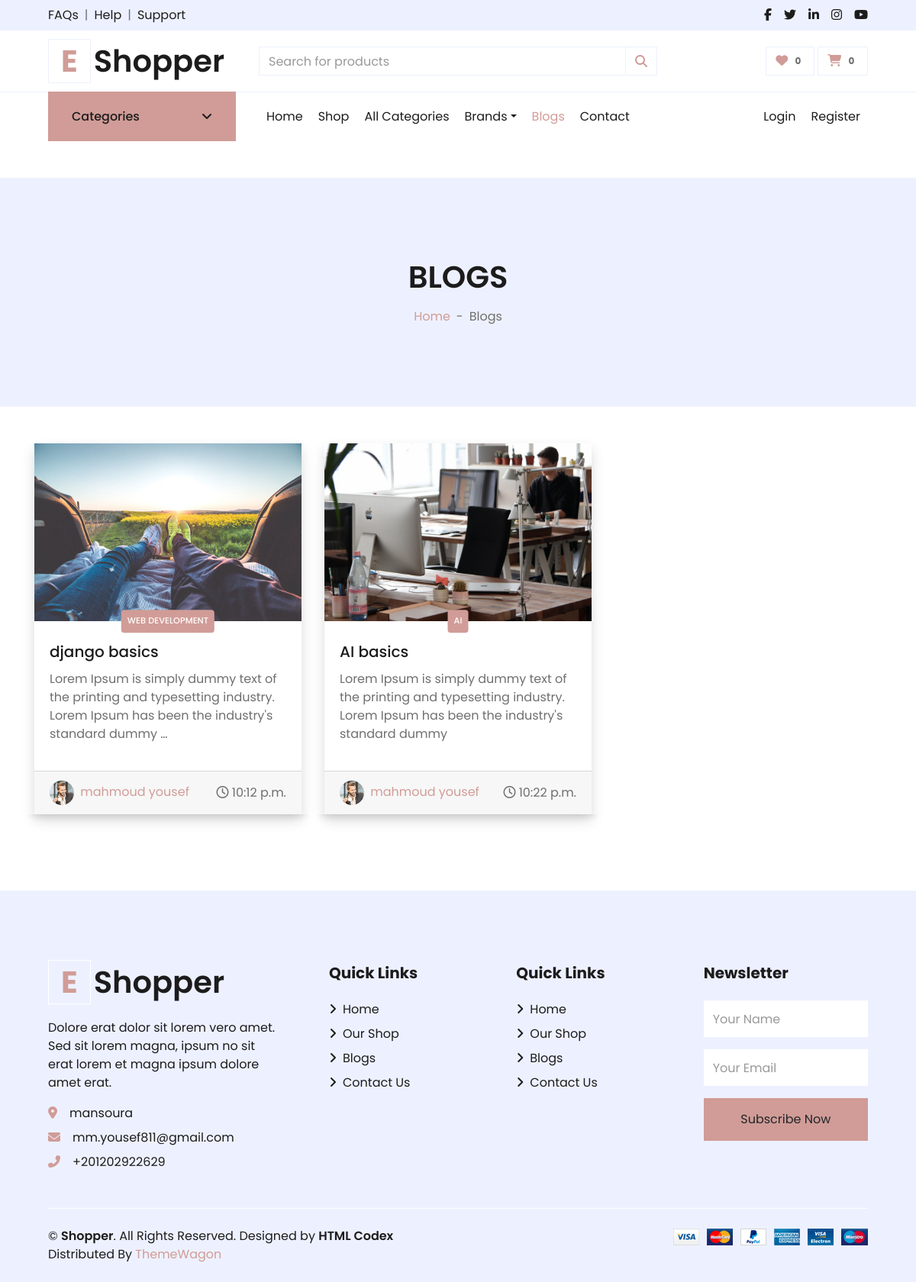
Screenshot of /blog/ with the database file from the repository.
### settings/models.py (models this page shows, shortened)
class Settings(models.Model):
    site_name = models.CharField( max_length=50)
    logo = models.ImageField( upload_to='setting/')
    phone = models.CharField( max_length=30)
    email = models.EmailField( max_length=254)
    description = models.TextField(max_length=1000)
    fb_link = models.URLField( max_length=200)
    twitter_link = models.URLField( max_length=200)
    instagram_link = models.URLField( max_length=200)
    address = models.CharField( max_length=50)
    get_in_touch = models.TextField(max_length=1000)

class Post(models.Model):
    auther = models.ForeignKey(User, related_name="post_auther",verbose_name=_('auther'), on_delete=models.CASCADE)
    title = models.CharField(max_length=100,verbose_name=_('title'))
    tags = TaggableManager(_("tags"))
    image = models.ImageField(_("image"),upload_to='post/')
    created_at = models.TimeField( _("created_at"),default=timezone.now)
    description = models.TextField(_("description"),max_length=100000)
    category = models.ForeignKey('Category',related_name='post_category',verbose_name=_('category'),on_delete=models.CASCADE)
    slug = models.SlugField(_("url"),null=True,blank=True)
    views = models.PositiveIntegerField(default=0)
    def __str__(self):
        return self.title

class Category(models.Model):
    name = models.CharField(max_length=60)
    class Meta:
        verbose_name = "Post Category"
    def __str__(self):
        return self.name

### accounts/models.py (models this page shows, shortened)
class User(AbstractBaseUser):
    first_name      = models.CharField(max_length=50)
    last_name       = models.CharField(max_length=50)
    username        = models.CharField(max_length=50, unique=True)
    email           = models.EmailField(max_length=100, unique=True)
    phone_number    = models.CharField(max_length=50)
    date_joined     = models.DateTimeField(auto_now_add=True)
    last_login      = models.DateTimeField(auto_now_add=True)
    is_admin        = models.BooleanField(default=False)
    is_staff        = models.BooleanField(default=False)
    is_active        = models.BooleanField(default=False)
    is_superadmin        = models.BooleanField(default=False)
    USERNAME_FIELD = 'email'
    REQUIRED_FIELDS = ['username', 'first_name', 'last_name']
    objects = MyAccountManager()
    def full_name(self):
        return f'{self.first_name} {self.last_name}'

class Profile(models.Model):
    user = models.OneToOneField(User,on_delete=models.CASCADE)
    address = models.CharField(max_length=50,blank=True , null=True)
    image = models.ImageField(upload_to='users_images/',blank=True , null=True)
    about = models.TextField(max_length=4000 , blank=True , null=True)
    country = models.CharField(max_length=50 ,blank=True, null=True)
    company = models.CharField(max_length=100 ,blank=True, null=True)
    address_line_1 = models.CharField( max_length=50 , blank=True , null=True)
    address_line_2 = models.CharField( max_length=50 , blank=True , null=True)
    headline = models.CharField(max_length=50 , blank=True, null=True)
    city = models.CharField(max_length=50 ,blank=True, null=True)

### settings/views.py (the view)
# urls.py: 2. Add a URL to urlpatterns:  path('blog/', include('blog.urls'))
def blog(request):
    post = Post.objects.all()
    paginator = Paginator(post,6)
    page = request.GET.get('page')
    paged_posts = paginator.get_page(page)
    context = {
        'post':paged_posts
    }
    return render(request , 'blog_list.html' , context)

### settings/templates/blog_list.html (shortened to what this page needs)
{% extends "base.html" %}
{% load static %}
{% block body %}
<div class="container-fluid bg-secondary mb-5">
    <div class="d-flex flex-column align-items-center justify-content-center" style="min-height: 300px">
        <h1 class="font-weight-semi-bold text-uppercase mb-3">Blogs</h1>
        <div class="d-inline-flex">
            <p class="m-0"><a href="/">Home</a></p>
            <p class="m-0 px-2">-</p>
            <p class="m-0">Blogs</p>
        </div>
    </div>
</div>
    <div class="blog" id="blog">
        <div class="container my-5">
            <div class="row row-cols-1 row-cols-md-3 g-4">
                {% for post in post %}
                <div class="col-lg-4 col-md-6 col-sm-12 card-style">
                    <div class="card border-0 shadow h-100">
                        <img src="{{post.image.url}}" class="card-img-top" alt="...">
                        <div class="card-body position-relative">
                            <h5 class="card-title pt-2">{{post}}</h5>
                            <p class="card-text">{{post.description|truncatewords:20}}</p>
                            <div class="bg-primary position-absolute top-0 start-50 translate-middle cat-style   rounded">
                                <h6 class="p-2 h6-style">{{post.category}}</h6>
                            </div>
                        </div>
                        <div class="card-footer d-flex flex-row justify-content-between align-items-center">
                            <div class="img-profile">
                                <img src="{{post.auther.profile.image.url}}" class="avatar rounded-circle" alt="">
                                <a href="#"><span>{{post.auther.full_name}}</span></a>
                            </div>
                            <span class="text-body-secondary"><i class="fa-regular fa-clock"></i> {{post.created_at}}</span>
                        </div>
                    </div>
                </div>
                {% endfor %}
            </div>
        </div>
        <div class="col-12 pb-1">
                </div>
    </div>
{% endblock body %}

### templates/base.html (shortened to what this page needs)
{% load static %}
<!DOCTYPE HTML>
<html lang="en">
<head>
    <link href="https://cdnjs.cloudflare.com/ajax/libs/font-awesome/5.10.0/css/all.min.css" rel="stylesheet">
    <link href="{% static 'lib/owlcarousel/assets/owl.carousel.min.css'%}" rel="stylesheet">
    <link href="{% static 'css/all.min.css'%}" rel="stylesheet">
    <link href="{% static 'css/style.css'%}" rel="stylesheet">
    <link href="{% static 'css/custom.css'%}" rel="stylesheet">
</head>
<body>
    <div class="container-fluid">
        <div class="row bg-secondary py-2 px-xl-5">
            <div class="col-lg-6 d-none d-lg-block">
                <div class="d-inline-flex align-items-center">
                    <a class="text-dark" href="{% url 'contact'%}">FAQs</a>
                    <span class="text-muted px-2">|</span>
                    <a class="text-dark" href="{% url 'contact'%}">Help</a>
                    <span class="text-muted px-2">|</span>
                    <a class="text-dark" href="{% url 'contact'%}">Support</a>
                </div>
            </div>
            <div class="col-lg-6 text-center text-lg-right">
                <div class="d-inline-flex align-items-center">
                    <a class="text-dark px-2" href="{{about_site.fb_link}}">
                        <i class="fab fa-facebook-f"></i>
                    </a>
                    <a class="text-dark px-2" href="{{about_site.twitter_link}}">
                        <i class="fab fa-twitter"></i>
                    </a>
                    <a class="text-dark px-2" href="">
                        <i class="fab fa-linkedin-in"></i>
                    </a>
                    <a class="text-dark px-2" href="{{about_site.instagram_link}}">
                        <i class="fab fa-instagram"></i>
                    </a>
                    <a class="text-dark pl-2" href="">
                        <i class="fab fa-youtube"></i>
                    </a>
                </div>
            </div>
        </div>
        <div class="row align-items-center py-3 px-xl-5">
            <div class="col-lg-3 d-none d-lg-block">
                <a href="/" class="text-decoration-none">
                    <h1 class="m-0 display-5 font-weight-semi-bold"><span
                            class="text-primary font-weight-bold border px-3 mr-1">E</span>{{about_site.site_name}}</h1>
                </a>
            </div>
            <div class="col-lg-6 col-6 position-relative text-left">
                <form id="searchForm" autocomplete="off" action="">
                    <div class="input-group">
                        <input type="text" id="searchInput" class="form-control" placeholder="Search for products">
                        <div class="input-group-append">
                            <span class="input-group-text bg-transparent text-primary">
                                <i class="fa fa-search"></i>
                            </span>
                        </div>
                    </div>
                </form>
            </div>
            <div class="col-lg-3 col-6 text-right">
                <a href="{% url 'favourite'%}" class="btn border">
                    <i class="fas fa-heart text-primary"></i>
                    <span class="badge">{{product_count}}</span>
                </a>
                <a href="{% url 'cart'%}" class="btn border">
                    <i class="fas fa-shopping-cart text-primary"></i>
                    <span class="badge">{{cart_counter}}</span>
                </a>
            </div>
        </div>
    </div>
    <div class="container-fluid mb-5">
        <div class="row border-top px-xl-5">
            <div class="col-lg-3 d-none d-lg-block">
                <a class="btn shadow-none d-flex align-items-center justify-content-between bg-primary text-white w-100"
                    data-toggle="collapse" href="#navbar-vertical"
                    style="height: 65px; margin-top: -1px; padding: 0 30px;">
                    <h6 class="m-0">Categories</h6>
                    <i class="fa fa-angle-down text-dark"></i>
                </a>
            </div>
            <div class="col-lg-9">
                <nav class="navbar navbar-expand-lg bg-light navbar-light py-3 py-lg-0 px-0">
                    <div class="collapse navbar-collapse justify-content-between" id="navbarCollapse">
                        <div class="navbar-nav mr-auto py-0">
                            <a href="/" class="nav-item nav-link {% if request.path == '/' %}active{% endif %}">Home</a>
                            <a href="{% url 'product_list' %}"
                                class="nav-item nav-link {% if request.path == '/products/' %}active{% endif %} ">Shop</a>
                            <a href="{% url 'categories'%}"
                                class="nav-item nav-link {% if request.path == '/products/categories/' %}active{% endif %}">All
                                Categories</a>
                            <div class="nav-item dropdown">
                                <a href="#" class="nav-link dropdown-toggle " data-toggle="dropdown">Brands</a>
                            </div>
                            <a href="{% url 'blog'%}"
                                class="nav-item nav-link  {% if request.path == '/blog/' %}active{% endif %}">Blogs</a>
                            <a href="{% url 'contact'%}"
                                class="nav-item nav-link  {% if request.path == '/contact/' %}active{% endif %}">Contact</a>
                        </div>
                        {% if user.is_authenticated %}
                        <div class="navbar-nav ml-auto py-0">
                            <a href="{% url 'profile'%}" class="nav-item nav-link">Profile</a>
                            <a href="{% url 'logout' %}" class="nav-item nav-link">Logout</a>
                        </div>
                        {% else %}
                        <div class="navbar-nav ml-auto py-0">
                            <a href="{% url 'login' %}" class="nav-item nav-link">Login</a>
                            <a href="{% url 'register' %}" class="nav-item nav-link">Register</a>
                        </div>
                        {% endif %}
                    </div>
                </nav>
            </div>
        </div>
    </div>
    {% block body %}
    {% endblock body %}
    <div class="container-fluid bg-secondary text-dark mt-5 pt-5">
        <div class="row px-xl-5 pt-5">
            <div class="col-lg-4 col-md-12 mb-5 pr-3 pr-xl-5">
                <a href="/" class="text-decoration-none">
                    <h1 class="mb-4 display-5 font-weight-semi-bold"><span
                            class="text-primary font-weight-bold border border-white px-3 mr-1">E</span>{{about_site.site_name}}
                    </h1>
                </a>
                <p>{{about_site.description}}</p>
                <p class="mb-2"><i class="fa fa-map-marker-alt text-primary mr-3"></i>{{about_site.address}}</p>
                <p class="mb-2"><i class="fa fa-envelope text-primary mr-3"></i>{{about_site.email}}</p>
                <p class="mb-0"><i class="fa fa-phone-alt text-primary mr-3"></i>{{about_site.phone}}</p>
            </div>
            <div class="col-lg-8 col-md-12">
                <div class="row">
                    <div class="col-md-4 mb-5">
                        <h5 class="font-weight-bold text-dark mb-4">Quick Links</h5>
                        <div class="d-flex flex-column justify-content-start">
                            <a class="text-dark mb-2" href="/"><i class="fa fa-angle-right mr-2"></i>Home</a>
                            <a class="text-dark mb-2" href="{% url 'product_list'%}"><i
                                    class="fa fa-angle-right mr-2"></i>Our
                                Shop</a>
                            <a class="text-dark mb-2" href="{% url 'blog'%}"><i class="fa fa-angle-right mr-2"></i>Blogs
                            </a>
                            <a class="text-dark" href="{% url 'contact'%}"><i class="fa fa-angle-right mr-2"></i>Contact
                                Us</a>
                        </div>
                    </div>
                    <div class="col-md-4 mb-5">
                        <h5 class="font-weight-bold text-dark mb-4">Quick Links</h5>
                        <div class="d-flex flex-column justify-content-start">
                            <a class="text-dark mb-2" href="/"><i class="fa fa-angle-right mr-2"></i>Home</a>
                            <a class="text-dark mb-2" href="{% url 'product_list'%}"><i
                                    class="fa fa-angle-right mr-2"></i>Our
                                Shop</a>
                            <a class="text-dark mb-2" href="{% url 'blog'%}"><i class="fa fa-angle-right mr-2"></i>Blogs
                            </a>
                            <a class="text-dark" href="{% url 'contact'%}"><i class="fa fa-angle-right mr-2"></i>Contact
                                Us</a>
                        </div>
                    </div>
                    <div id="main_form_div" class="col-md-4 mb-5">
                        <h5 class="font-weight-bold text-dark mb-4">Newsletter</h5>
                        <form id="newsletter_form" method="POST" action="{% url 'newsletter_footer'%}">
                            <div class="form-group">
                                <input type="text" class="form-control border-0 py-4" name="name"
                                    placeholder="Your Name" required="required" />
                            </div>
                            <div class="form-group">
                                <input type="email" class="form-control border-0 py-4" name="email"
                                    placeholder="Your Email" required="required" />
                            </div>
                            <div>
                                <button class="btn btn-primary btn-block border-0 py-3" type="submit">Subscribe
                                    Now</button>
                            </div>
                        </form>
                    </div>
                </div>
            </div>
        </div>
        <div class="row border-top border-light mx-xl-5 py-4">
            <div class="col-md-6 px-xl-0">
                <p class="mb-md-0 text-center text-md-left text-dark">
                    &copy; <a class="text-dark font-weight-semi-bold" href="/">{{about_site.site_name}}</a>. All Rights
                    Reserved.
                    Designed
                    by
                    <a class="text-dark font-weight-semi-bold" href="https://htmlcodex.com">HTML Codex</a><br>
                    Distributed By <a href="https://themewagon.com" target="_blank">ThemeWagon</a>
                </p>
            </div>
            <div class="col-md-6 px-xl-0 text-center text-md-right">
                <img class="img-fluid" src="{% static 'img/payments.png'%}" alt="">
            </div>
        </div>
    </div>
</body>
</html>

### rows the page displays
Settings: site_name "Shopper", description "Dolore erat dolor sit lorem vero amet. Sed sit lorem magna, ipsum no sit erat lorem et magna ipsum dolore amet erat.", address "mansoura", email "mm.yousef811@gmail.com", phone "+201202922629"
Post: image (picture), title "django basics", description "Lorem Ipsum is simply dummy text of the printing and typesetting industry. Lorem Ipsum has been the industry's standard dummy …", category "WEB DEVELOPMENT", auther.profile.image (picture), auther.full_name "mahmoud yousef", created_at "10:12 p.m."
Post: image (picture), title "AI basics", description "Lorem Ipsum is simply dummy text of the printing and typesetting industry. Lorem Ipsum has been the industry's standard dummy", category "AI", auther.profile.image (picture), auther.full_name "mahmoud yousef", created_at "10:22 p.m."

### other values shown
{{ product_count }} "0"
{{ cart_counter }} "0"
